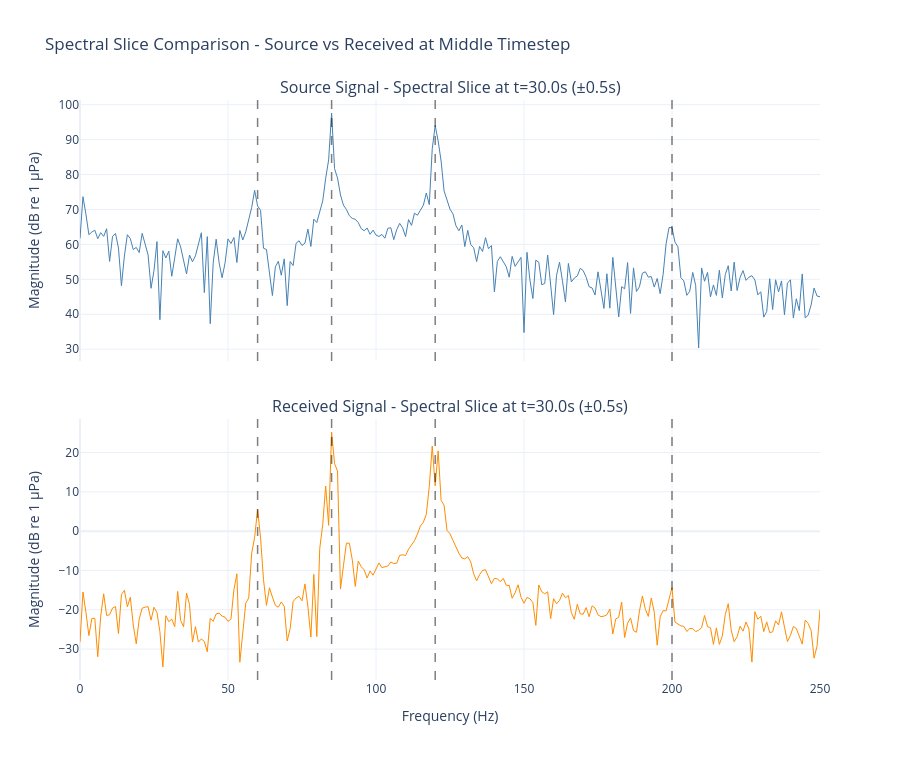

Source (notebook cell):
### Markdown cell above
## Source and Received Spectral Slices

Extract 1-second spectral slices at the middle timestep (t=30s) and compare source and received signal spectra. This reveals propagation effects:

- **Transmission loss**: Reduction in amplitude at all frequencies
- **Frequency-dependent attenuation**: Higher frequencies may be attenuated more
- **Spectral distortion**: Changes in relative tonal amplitudes due to multipath interference

Both spectra use proper FFT scaling (`2.0/N` factor) for amplitude in dB re 1 µPa.

### Code cell
# Calculate middle timestep
middle_timestep_idx = SIM_PARAMS["num_steps"] // 2
timestep_duration_s = SIM_PARAMS["time_interval"].total_seconds()
middle_time_s = middle_timestep_idx * timestep_duration_s

# Extract 1-second slice around middle time
slice_duration_s = 1.0
slice_half_duration_s = slice_duration_s / 2
slice_start_time_s = middle_time_s - slice_half_duration_s
slice_end_time_s = middle_time_s + slice_half_duration_s

slice_start_sample = int(slice_start_time_s * SIGNAL_PARAMS["sampling_rate_hz"])
slice_end_sample = int(slice_end_time_s * SIGNAL_PARAMS["sampling_rate_hz"])

source_slice = source_signal[slice_start_sample:slice_end_sample]
received_slice = continuous_signal[slice_start_sample:slice_end_sample]

# Compute FFT with correct scaling
source_slice_real = np.real(source_slice)
received_slice_real = np.real(received_slice)

freq_spectrum_source_slice = np.fft.rfft(source_slice_real)
freq_spectrum_received_slice = np.fft.rfft(received_slice_real)
freq_axis_slice = np.fft.rfftfreq(len(source_slice_real), 1 / SIGNAL_PARAMS["sampling_rate_hz"])

N_slice = len(source_slice_real)
spectrum_amplitude_source_slice = np.abs(freq_spectrum_source_slice) * (2.0 / N_slice)
spectrum_amplitude_received_slice = np.abs(freq_spectrum_received_slice) * (2.0 / N_slice)

spectrum_magnitude_db_source_slice = 20 * np.log10(spectrum_amplitude_source_slice + 1e-10)
spectrum_magnitude_db_received_slice = 20 * np.log10(spectrum_amplitude_received_slice + 1e-10)

fig_slice_compare = make_subplots(
    rows=2,
    cols=1,
    shared_xaxes=True,
    vertical_spacing=0.10,
    subplot_titles=(
        f"Source Signal - Spectral Slice at t={middle_time_s:.1f}s (±{slice_half_duration_s}s)",
        f"Received Signal - Spectral Slice at t={middle_time_s:.1f}s (±{slice_half_duration_s}s)",
    ),
)

# Source slice
fig_slice_compare.add_trace(
    go.Scatter(
        x=freq_axis_slice,
        y=spectrum_magnitude_db_source_slice,
        mode="lines",
        line=dict(width=1, color="steelblue"),
        showlegend=False,
    ),
    row=1,
    col=1,
)
fig_slice_compare.update_yaxes(title_text="Magnitude (dB re 1 µPa)", row=1, col=1)
fig_slice_compare.update_xaxes(range=[0, 250], row=1, col=1)
for freq in TARGET_PARAMS["frequencies_hz"]:
    fig_slice_compare.add_vline(
        x=float(freq),
        line_color="black",
        line_dash="dash",
        opacity=0.5,
        line_width=1.5,
        row=1,
        col=1,
    )

# Received slice
fig_slice_compare.add_trace(
    go.Scatter(
        x=freq_axis_slice,
        y=spectrum_magnitude_db_received_slice,
        mode="lines",
        line=dict(width=1, color="darkorange"),
        showlegend=False,
    ),
    row=2,
    col=1,
)
fig_slice_compare.update_yaxes(title_text="Magnitude (dB re 1 µPa)", row=2, col=1)
fig_slice_compare.update_xaxes(title_text="Frequency (Hz)", range=[0, 250], row=2, col=1)
for freq in TARGET_PARAMS["frequencies_hz"]:
    fig_slice_compare.add_vline(
        x=float(freq),
        line_color="black",
        line_dash="dash",
        opacity=0.5,
        line_width=1.5,
        row=2,
        col=1,
    )

fig_slice_compare.update_layout(
    title="Spectral Slice Comparison - Source vs Received at Middle Timestep",
    template="plotly_white",
    height=760,
    width=900,
)
fig_slice_compare.show()

### Figure 1 — Plotly figure (JSON) as saved in the notebook; plotly's stock layout.template omitted (floating-point values rounded to 4 significant figures; data arrays with more than 128 entries replaced by an {"elided": "..."} marker saying what was removed)
{"data": [{"line": {"color": "steelblue", "width": 1}, "mode": "lines", "showlegend": false, "type": "scatter", "x": {"elided": "251 float values"}, "xaxis": "x", "y": {"elided": "251 float values"}, "yaxis": "y"}, {"line": {"color": "darkorange", "width": 1}, "mode": "lines", "showlegend": false, "type": "scatter", "x": {"elided": "251 float values"}, "xaxis": "x2", "y": {"elided": "251 float values"}, "yaxis": "y2"}], "layout": {"annotations": [{"font": {"size": 16}, "showarrow": false, "text": "Source Signal - Spectral Slice at t=30.0s (±0.5s)", "x": 0.5, "xanchor": "center", "xref": "paper", "y": 1, "yanchor": "bottom", "yref": "paper"}, {"font": {"size": 16}, "showarrow": false, "text": "Received Signal - Spectral Slice at t=30.0s (±0.5s)", "x": 0.5, "xanchor": "center", "xref": "paper", "y": 0.45, "yanchor": "bottom", "yref": "paper"}], "height": 760, "shapes": [{"line": {"color": "black", "dash": "dash", "width": 1.5}, "opacity": 0.5, "type": "line", "x0": 60, "x1": 60, "xref": "x", "y0": 0, "y1": 1, "yref": "y domain"}, {"line": {"color": "black", "dash": "dash", "width": 1.5}, "opacity": 0.5, "type": "line", "x0": 85, "x1": 85, "xref": "x", "y0": 0, "y1": 1, "yref": "y domain"}, {"line": {"color": "black", "dash": "dash", "width": 1.5}, "opacity": 0.5, "type": "line", "x0": 120, "x1": 120, "xref": "x", "y0": 0, "y1": 1, "yref": "y domain"}, {"line": {"color": "black", "dash": "dash", "width": 1.5}, "opacity": 0.5, "type": "line", "x0": 200, "x1": 200, "xref": "x", "y0": 0, "y1": 1, "yref": "y domain"}, {"line": {"color": "black", "dash": "dash", "width": 1.5}, "opacity": 0.5, "type": "line", "x0": 60, "x1": 60, "xref": "x2", "y0": 0, "y1": 1, "yref": "y2 domain"}, {"line": {"color": "black", "dash": "dash", "width": 1.5}, "opacity": 0.5, "type": "line", "x0": 85, "x1": 85, "xref": "x2", "y0": 0, "y1": 1, "yref": "y2 domain"}, {"line": {"color": "black", "dash": "dash", "width": 1.5}, "opacity": 0.5, "type": "line", "x0": 120, "x1": 120, "xref": "x2", "y0": 0, "y1": 1, "yref": "y2 domain"}, {"line": {"color": "black", "dash": "dash", "width": 1.5}, "opacity": 0.5, "type": "line", "x0": 200, "x1": 200, "xref": "x2", "y0": 0, "y1": 1, "yref": "y2 domain"}], "title": {"text": "Spectral Slice Comparison - Source vs Received at Middle Timestep"}, "width": 900, "xaxis": {"anchor": "y", "domain": [0, 1], "matches": "x2", "range": [0, 250], "showticklabels": false}, "xaxis2": {"anchor": "y2", "domain": [0, 1], "range": [0, 250], "title": {"text": "Frequency (Hz)"}}, "yaxis": {"anchor": "x", "domain": [0.55, 1], "title": {"text": "Magnitude (dB re 1 µPa)"}}, "yaxis2": {"anchor": "x2", "domain": [0, 0.45], "title": {"text": "Magnitude (dB re 1 µPa)"}}}}
